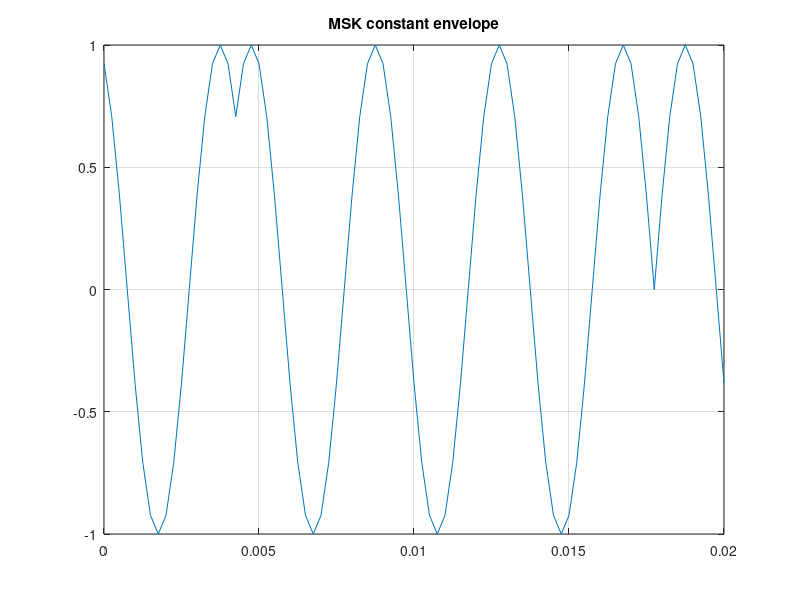

The MATLAB source for this figure:
% MSK
% Непрерывная фаза, постоянная огибающая

bitRate = 10;
fs2 = 4000;
tt = 0:1/fs2:0.02;
data = repelem(randi([0 1], 1, 10), max(1, ceil(numel(tt)/10)));
data = data(1:numel(tt));
phM = 2*pi*cumsum(data - 0.5)/(2*fs2)*1000;
figure;
plot(tt(1:numel(phM)), cos(phM));
title('MSK constant envelope'); grid on;

%{
@play
{
 "title": "MSK",
 "groups": [
  {
   "name": "Signal",
   "controls": [
    {
     "var": "bitRate",
     "label": "kbit/s",
     "min": 1,
     "max": 20,
     "step": 1,
     "default": 10
    }
   ]
  }
 ]
}
%}
